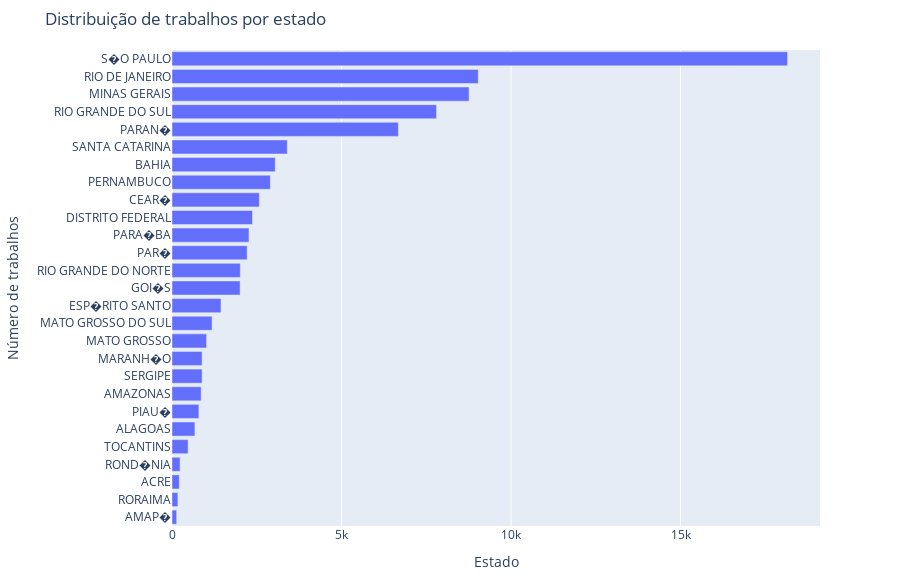

Notebook code for this chart:
### Code cell
bar_height=20
margin_height=40
chart_height=(bar_height*len(df_grouped['Estados'])) + margin_height

df_grouped_sorted = df_grouped.sort_values(by='Count')

fig = go.Figure(go.Bar(
    x= df_grouped_sorted['Count'],
    y=df_grouped_sorted['Estados'],
    orientation='h'
))

fig.update_layout(
    title='Distribuição de trabalhos por estado',
    xaxis_title='Estado',
    yaxis_title='Número de trabalhos',
    height= chart_height,
    margin=dict(t=50,b=50)
)

fig.show()

### Figure 1 — Plotly figure (JSON) as saved in the notebook; plotly's stock layout.template omitted (floating-point values rounded to 4 significant figures)
{"data": [{"orientation": "h", "type": "bar", "x": [139, 173, 215, 239, 475, 676, 793, 860, 888, 889, 1020, 1182, 1445, 2009, 2015, 2217, 2271, 2374, 2576, 2901, 3045, 3401, 6677, 7803, 8763, 9034, 18158], "y": ["AMAP�", "RORAIMA", "ACRE", "ROND�NIA", "TOCANTINS", "ALAGOAS", "PIAU�", "AMAZONAS", "SERGIPE", "MARANH�O", "MATO GROSSO", "MATO GROSSO DO SUL", "ESP�RITO SANTO", "GOI�S", "RIO GRANDE DO NORTE", "PAR�", "PARA�BA", "DISTRITO FEDERAL", "CEAR�", "PERNAMBUCO", "BAHIA", "SANTA CATARINA", "PARAN�", "RIO GRANDE DO SUL", "MINAS GERAIS", "RIO DE JANEIRO", "S�O PAULO"]}], "layout": {"height": 580, "margin": {"b": 50, "t": 50}, "title": {"text": "Distribuição de trabalhos por estado"}, "xaxis": {"title": {"text": "Estado"}}, "yaxis": {"title": {"text": "Número de trabalhos"}}}}
